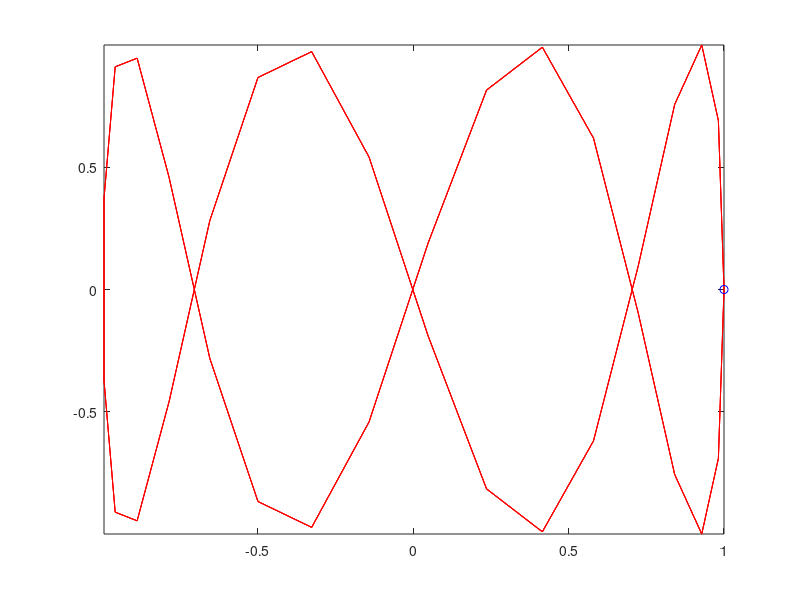

Reproduce this figure in MATLAB.
% cycloid.m

t = linspace(0,6*pi, 100);
x = 2*(t-sin(t));
y = 2*(1-cos(t));

%plot(x,y)
%axis('equal')
%axis([0 12*pi 0 4])
% comet(x,y)

u = cos(t);
v = sin(4.*t);
comet(u,v)